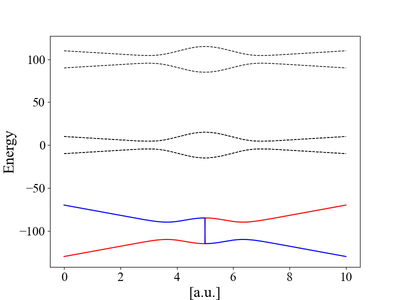
#> input picture General/3qubit_e_gap.png, 400 x 300 px, shrunk from 800 x 600 before the run
$ python 'create image for Adi.py'
#> lines starting #> are read from the running program, lines starting #| are printed output that depends on the picture
import matplotlib.pyplot as plt
from PIL import Image

img1 = Image.open('3qubit_e_gap.png')
#> img1 is the input picture: PIL image 400x300 RGBA; mean R, G, B, A 250.1, 249.4, 250.2, 255
img2 = Image.open('3qubit_supp.png')
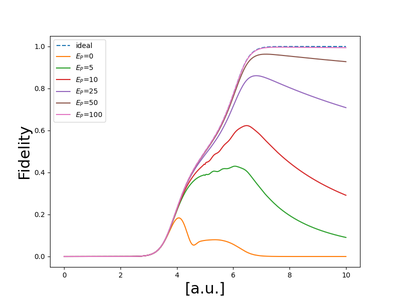
#> input picture General/3qubit_supp.png, 400 x 300 px, shrunk from 800 x 600 before the run
#> img2 is the input picture: PIL image 400x300 RGBA; mean R, G, B, A 250.7, 249.7, 249.7, 255
img3 = Image.open('3qubit_corr.png')
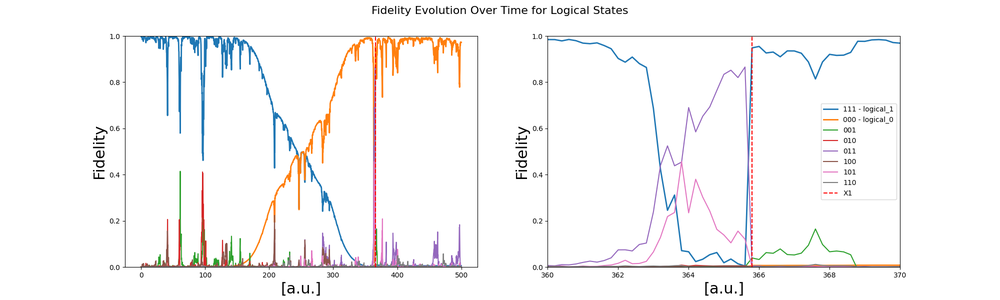
#> input picture General/3qubit_corr.png, 1000 x 300 px, shrunk from 2000 x 600 before the run
#> img3 is the input picture: PIL image 1000x300 RGBA; mean R, G, B, A 247.6, 246.7, 246.8, 255

# Create a figure
fig = plt.figure(figsize=(10, 10))  # Adjust size as you like

# Define the layout
gs = fig.add_gridspec(2, 2, height_ratios=[1, 1.2])  # more height for img3

# Upper left (img1)
ax1 = fig.add_subplot(gs[0, 0])
ax1.imshow(img1)
ax1.axis('off')

# Upper right (img2)
ax2 = fig.add_subplot(gs[0, 1])
ax2.imshow(img2)
ax2.axis('off')

# Bottom (img3 spans two columns)
ax3 = fig.add_subplot(gs[1, :])
ax3.imshow(img3)
ax3.axis('off')

# Remove almost all spaces
plt.subplots_adjust(
    left=0,    # very close to left
    right=1,   # very close to right
    top=1,     # very close to top
    bottom=0,  # very close to bottom
    wspace=0,  # horizontal space between img1 and img2
    hspace=0   # vertical space between rows
)

plt.tight_layout()
plt.show()
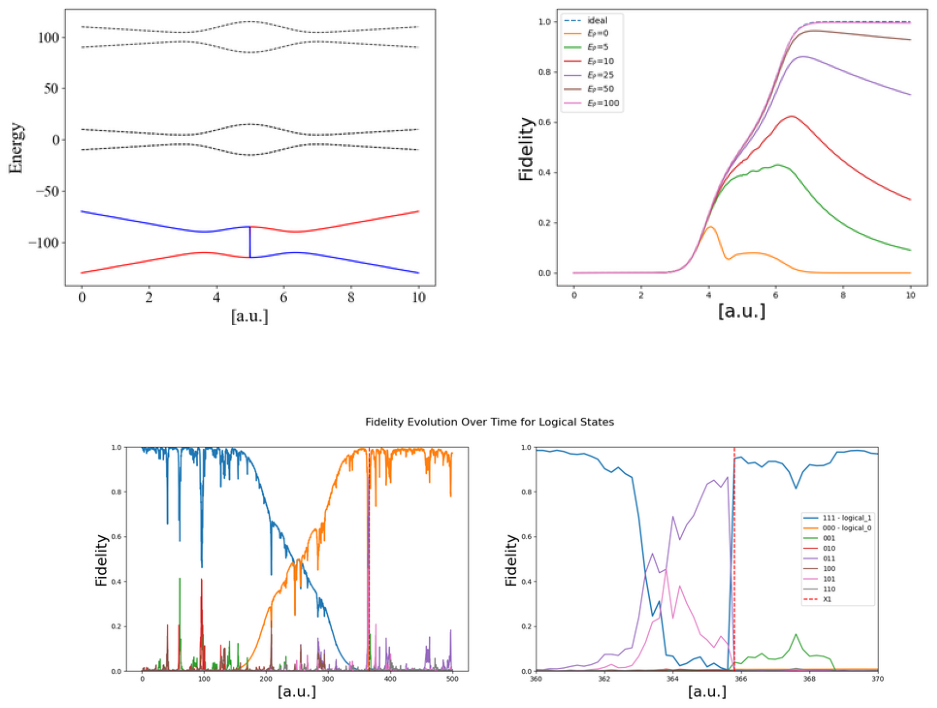
#> figure drawn by matplotlib, 3 panels
# plt.savefig('together.png',dpi=300)
